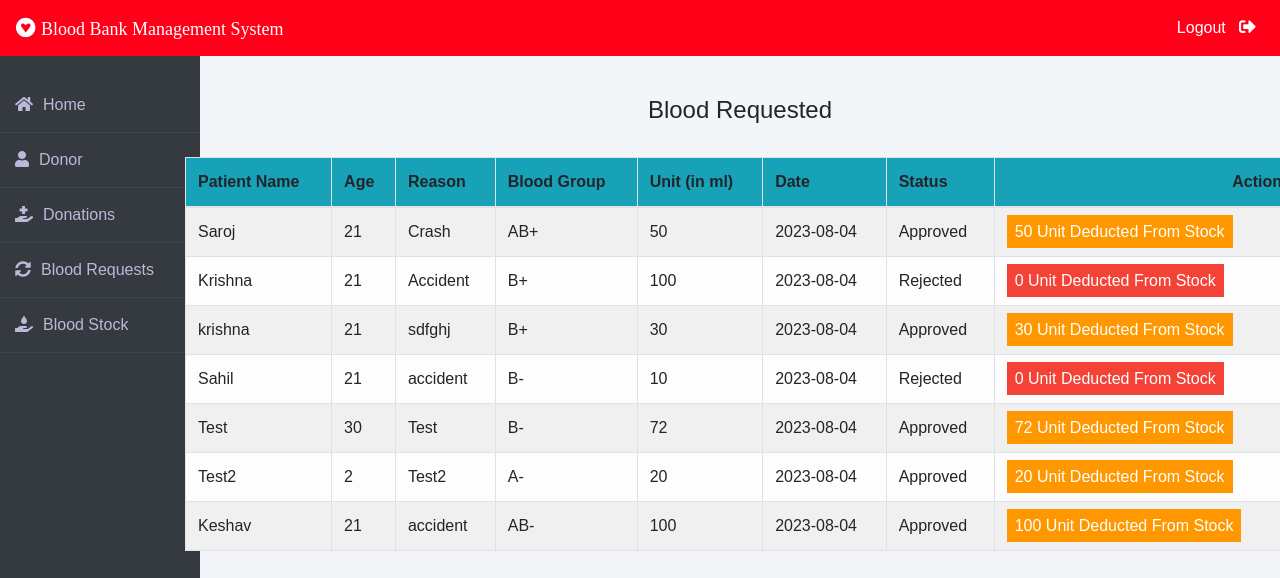
Page /admin/admin_request.php (signed in) on the committed database.
### tables this page shows
CREATE TABLE `patient_info` (
  `id` int(11) NOT NULL,
  `user_id` int(11) NOT NULL,
  `patient_name` varchar(20) NOT NULL,
  `patient_age` int(11) NOT NULL,
  `reason` varchar(20) NOT NULL,
  `bloodgroup` varchar(20) NOT NULL,
  `unit` int(11) NOT NULL,
  `date` date NOT NULL DEFAULT current_timestamp(),
  `status` varchar(20) NOT NULL DEFAULT 'Pending'
);

### admin/admin_request.php (the view, shortened to what this page needs)
<?php
$conn = new mysqli('localhost', 'root', '', 'blood_bank');
$sql = "SELECT * FROM patient_info";
$result = $conn->query($sql);
?>
<!DOCTYPE html>
<html lang="en">
<head>
    <head>
        </head>
        <body>
            <br><br>
            <div class="container">
                <H4 class="text-center">Blood Requested</H4><br>
                <table class="table table-light table-hover table-bordered table-striped">
                    <thead class="bg-info">
                        <tr>
                            <th scope="col">Patient Name</th>
                            <th scope="col">Age</th>
                            <th scope="col">Reason</th>
                            <th scope="col">Blood Group</th>
                            <th scope="col">Unit (in ml)</th>
                            <th scope="col">Date</th>
                            <th scope="col">Status</th>
                            <th class="text-right">Action</th>
                        </tr>
                    </thead>
                    <tbody>
                        <?php
                        if ($result->num_rows > 0) {
                            while ($row = $result->fetch_assoc()) {
                                ?>
                        <tr>
                            <td><?php echo $row['patient_name']; ?></td>
                            <td><?php echo $row['patient_age']; ?></td>
                            <td><?php echo $row['reason']; ?></td>
                            <td><?php echo $row['bloodgroup']; ?></td>
                            <td><?php echo $row['unit']; ?></td>
                            <td><?php echo $row['date']; ?></td>
                            <td><?php echo $row['status']; ?></td>
                            <?php if ($row['status'] == 'Pending'): ?>
                            <td class="text-right">
                                <button class="btn btn-primary badge-pill" style="width: 100px;"><a style="text-decoration: none; color: white;" href="<?php echo 'approve_request.php?id=' . $row['id'] . '&bloodgroup=' . $row['bloodgroup'] . '&unit=' . $row['unit']; ?>">Approve</a></button>
                                <button class="btn btn-danger badge-pill" style="width: 80px;"><a style="text-decoration: none; color: white;" href="<?php echo 'reject_request.php?id=' . $row['id']; ?>">Reject</a></button>
                                </td>
        <?php elseif ($row['status'] == 'Approved'): ?>
        <td><span class="label warning"><?php echo $row['unit']; ?> Unit Deducted From Stock</span></td>
        <?php else: ?>
        <td><span class="label danger">0 Unit Deducted From Stock</span></td>
        <?php endif; ?>
    </tr>
                        <?php
                            }
                        } else {
                            echo "<tr><td colspan='8'>No Blood Request By Patient / Donor !</td></tr>";
                        }
                        ?>
                    </tbody>
                </table>
            </div>
        </body>
</html>

### admin/admin_request.php (style rules this page uses)
.container { position: relative; left: 100px; }
.label { color: white; padding: 8px; }
.warning { background-color: #ff9800; }
.danger { background-color: #f44336; }

### rows in the picture
patient_info: patient_name "Saroj", patient_age "21", reason "Crash", bloodgroup "AB+", unit "50", date "2023-08-04", status "Approved"
patient_info: patient_name "Krishna", patient_age "21", reason "Accident", bloodgroup "B+", unit "100", date "2023-08-04", status "Rejected", shows "0 Unit Deducted From Stock"
patient_info: patient_name "krishna", patient_age "21", reason "sdfghj", bloodgroup "B+", unit "30", date "2023-08-04", status "Approved"
patient_info: patient_name "Sahil", patient_age "21", reason "accident", bloodgroup "B-", unit "10", date "2023-08-04", status "Rejected", shows "0 Unit Deducted From Stock"
patient_info: patient_name "Test", patient_age "30", reason "Test", bloodgroup "B-", unit "72", date "2023-08-04", status "Approved"
patient_info: patient_name "Test2", patient_age "2", reason "Test2", bloodgroup "A-", unit "20", date "2023-08-04", status "Approved"
patient_info: patient_name "Keshav", patient_age "21", reason "accident", bloodgroup "AB-", unit "100", date "2023-08-04", status "Approved"
